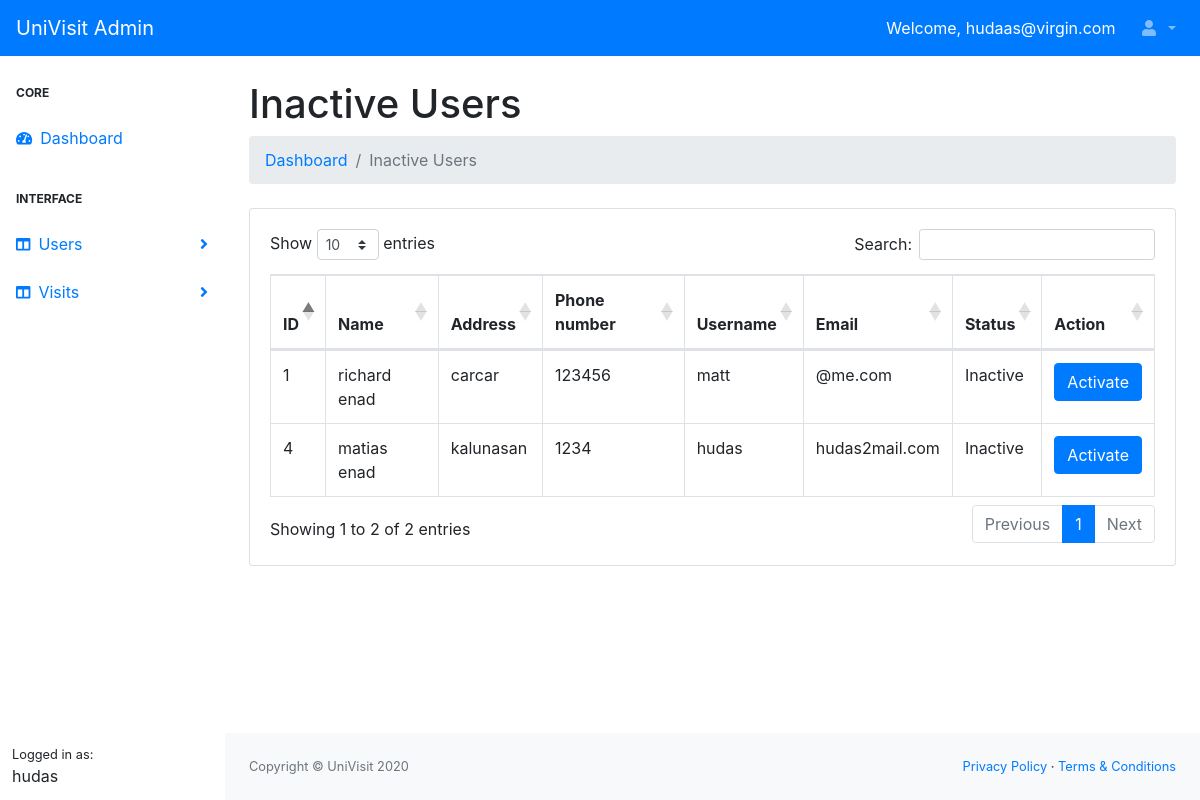
Screenshot of /dist/inactive_users.php (signed in) with the database file from the repository.
### tables this page shows
CREATE TABLE `user` (
  `id` int(11) NOT NULL,
  `user_fname` varchar(10) DEFAULT NULL,
  `user_lname` varchar(10) DEFAULT NULL,
  `user_address` varchar(20) DEFAULT NULL,
  `user_contact` varchar(10) DEFAULT NULL,
  `user_uname` varchar(10) DEFAULT NULL,
  `user_email` varchar(50) DEFAULT NULL,
  `user_password` varchar(50) DEFAULT NULL,
  `user_photo` text DEFAULT NULL,
  `user_status` varchar(20) DEFAULT NULL
);

### dist/inactive_users.php (the view, shortened to what this page needs)
<!DOCTYPE html>
<html lang="en">
<head>
    <link href="css/styles.css" rel="stylesheet" />
    <link href="https://cdn.datatables.net/1.10.20/css/dataTables.bootstrap4.min.css" rel="stylesheet" />
</head>
<body>
    <?php
        $mysqli = new mysqli('localhost','root','','univisit') or die(mysqli_error($mysqli));
        $result = $mysqli->query("SELECT * FROM user WHERE user_status='Inactive' ") or die(mysqli_error($mysqli));
    ?>
    <nav class="sb-topnav navbar navbar-expand navbar-dark bg-primary">
        <a class="navbar-brand" href="dashboard.php?id=<?php echo $_SESSION['id']?>">UniVisit Admin</a>
            <button class="btn btn-link btn-sm order-1 order-lg-0" id="sidebarToggle" href="#"></button>
        <form class="d-none d-md-inline-block form-inline ml-auto mr-0 mr-md-3 my-2 my-md-0">
            <a class="text-white">Welcome, <?php echo $_SESSION['admin_email'];?></a>
        </form>
        <ul class="navbar-nav ml-auto ml-md-0">
            <li class="nav-item dropdown">
                <a class="nav-link dropdown-toggle" id="userDropdown" href="#" role="button" data-toggle="dropdown" aria-haspopup="true" aria-expanded="false"><i class="fas fa-user fa-fw"></i>
                </a>
            </li>
        </ul>
    </nav>
    <div id="layoutSidenav">
        <div id="layoutSidenav_nav">
            <nav class="sb-sidenav accordion sb-sidenav-primary" id="sidenavAccordion">
                <div class="sb-sidenav-menu">
                    <div class="nav">
                        <div class="sb-sidenav-menu-heading">
                        Core</div>
                        <a class="nav-link" href="dashboard.php?id=<? echo $_SESSION['admin)id']?>"><div class="sb-nav-link-icon">
                            <i class="fas fa-tachometer-alt"></i></div>
                        Dashboard</a>
                        <div class="sb-sidenav-menu-heading">
                        Interface</div>
                        <a class="nav-link collapsed" href="#" data-toggle="collapse" data-target="#usersCollapse" aria-expanded="false" aria-controls="visitsCollapse">
                            <div class="sb-nav-link-icon"><i class="fas fa-columns"></i></div>
                        Users
                        <div class="sb-sidenav-collapse-arrow"><i class="fas fa-angle-down"></i></div>
                        </a>
                        <a class="nav-link collapsed" href="#" data-toggle="collapse" data-target="#visitsCollapse" aria-expanded="false" aria-controls="visitsCollapse">
                            <div class="sb-nav-link-icon"><i class="fas fa-columns"></i></div>
                        Visits
                        <div class="sb-sidenav-collapse-arrow"><i class="fas fa-angle-down"></i></div>
                        </a>
                        <div class="sb-sidenav-menu-heading"></div>
                    </div>
                </div>
                <div class="sb-sidenav-footer">
                    <div class="small">Logged in as:</div>
                    <?php echo $_SESSION['admin_name'];?>
                </div>
            </nav>
        </div>
        <div id="layoutSidenav_content">
            <main>
                <div class="container-fluid">
                    <h1 class="mt-4">Inactive Users</h1>
                    <ol class="breadcrumb mb-4">
                        <li class="breadcrumb-item"><a href="dashboard.php?id=<?php echo $_SESSION['id'];?>">Dashboard</a></li>
                        <li class="breadcrumb-item active">Inactive Users</li>
                    </ol>
                    <div class="card mb-4">
                        <div class="card-body">
                            <div class="table-responsive">
                                <table class="table table-bordered"
                                id="dataTable" width="100%" cellspacing="0">
                                    <thead>
                                        <tr>
                                            <th>ID</th>
                                            <th>Name</th>
                                            <th>Address</th>
                                            <th>Phone number</th>
                                            <th>Username</th>
                                            <th>Email</th>
                                            <th>Status</th>
                                            <th>Action</th>
                                        </tr>
                                    </thead>
                                    <tbody>
                                    <?php
                                        while($row = $result->fetch_assoc()){ ?>
                                        <tr>
                                            <td><?php echo $row['id']; ?></td>
                                            <td>
                                                <?php echo $row['user_fname']; ?>
                                                <?php echo $row['user_lname']; ?>
                                            </td>
                                            <td><?php echo $row['user_address']; ?></td>
                                            <td><?php echo $row['user_contact']; ?></td>
                                            <td><?php echo $row['user_uname']; ?></td>
                                            <td><?php echo $row['user_email']; ?></td>
                                            <td><?php echo $row['user_status']; ?></td>
                                            <td>
                                            <form action="../process.php" method="POST">
                                                <button class="btn btn-primary" name="activateInactiveUser">Activate</button>
                                            </form>
                                            </td>
                                        </tr>
                                        <?php
                                            }
                                        ?>
                                    </tbody>
                                </table>
                            </div>
                        </div>
                    </div>
                </div>
            </main>
            <footer class="py-4 bg-light mt-auto">
                <div class="container-fluid">
                    <div class="d-flex align-items-center justify-content-between small">
                        <div class="text-muted">Copyright &copy; UniVisit 2020</div>
                        <div>
                            <a href="#">Privacy Policy</a>
                            &middot;
                            <a href="#">Terms &amp; Conditions</a>
                        </div>
                    </div>
                </div>
            </footer>
            </div>
        </div>
</body>
</html>

### rows the page displays
user: id "1", user_fname "richard", user_lname "enad", user_address "carcar", user_contact "123456", user_uname "matt", user_email "@me.com", user_status "Inactive"
user: id "4", user_fname "matias", user_lname "enad", user_address "kalunasan", user_contact "1234", user_uname "hudas", user_email "hudas2mail.com", user_status "Inactive"

### other values shown
$_SESSION['admin_email'] "hudaas@virgin.com"
$_SESSION['admin_name'] "hudas"
